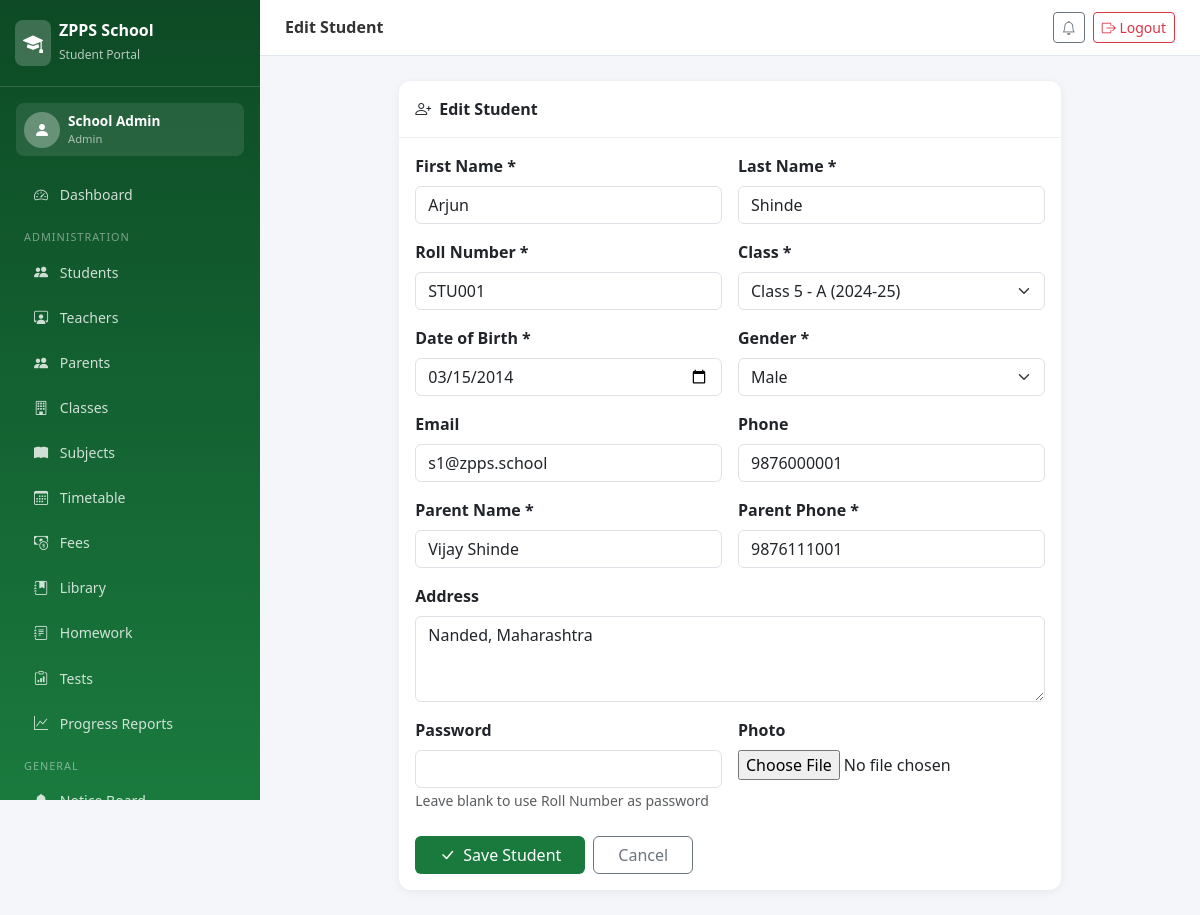
The page /students/1/edit/ (signed in) on the database its author committed.
### portal/models.py (models this page shows, shortened)
class Student(models.Model):
    GENDER_CHOICES = [('M', 'Male'), ('F', 'Female'), ('O', 'Other')]
    user = models.OneToOneField(User, on_delete=models.CASCADE)
    roll_number = models.CharField(max_length=20, unique=True)
    student_class = models.ForeignKey(Class, on_delete=models.SET_NULL, null=True)
    date_of_birth = models.DateField()
    gender = models.CharField(max_length=1, choices=GENDER_CHOICES)
    phone = models.CharField(max_length=15, blank=True)
    address = models.TextField(blank=True)
    parent_name = models.CharField(max_length=100)
    parent_phone = models.CharField(max_length=15)
    admission_date = models.DateField(auto_now_add=True)
    photo = models.ImageField(upload_to='student_photos/', blank=True, null=True)
    is_active = models.BooleanField(default=True)

### portal/views.py (the view, shortened to what this page needs)
# urls.py: path('students/<int:pk>/edit/', views.edit_student, name='edit_student'),
@login_required
def edit_student(request, pk):
    student = get_object_or_404(Student, pk=pk)
    initial = {
        'first_name': student.user.first_name,
        'last_name': student.user.last_name,
        'email': student.user.email,
    }
    form = StudentForm(instance=student, initial=initial)
    return render(request, 'portal/admin/student_form.html', {'form': form, 'title': 'Edit Student', 'student': student})

### portal/models.py (called while the page is built)
    def __str__(self):
        return f"{self.name} - {self.section} ({self.academic_year})"

### templates/portal/admin/student_form.html (shortened to what this page needs)
{% extends 'portal/base.html' %}
{% block page_title %}{{ title }}{% endblock %}
{% block content %}
<div class="row justify-content-center">
    <div class="col-lg-9">
        <div class="card">
            <div class="card-header py-3"><i class="bi bi-person-plus me-2"></i>{{ title }}</div>
            <div class="card-body">
                <form method="post" enctype="multipart/form-data">
                    <div class="row g-3">
                        <div class="col-md-6"><label class="form-label fw-semibold">First Name *</label>{{ form.first_name }}</div>
                        <div class="col-md-6"><label class="form-label fw-semibold">Last Name *</label>{{ form.last_name }}</div>
                        <div class="col-md-6"><label class="form-label fw-semibold">Roll Number *</label>{{ form.roll_number }}</div>
                        <div class="col-md-6"><label class="form-label fw-semibold">Class *</label>{{ form.student_class }}</div>
                        <div class="col-md-6"><label class="form-label fw-semibold">Date of Birth *</label>{{ form.date_of_birth }}</div>
                        <div class="col-md-6"><label class="form-label fw-semibold">Gender *</label>{{ form.gender }}</div>
                        <div class="col-md-6"><label class="form-label fw-semibold">Email</label>{{ form.email }}</div>
                        <div class="col-md-6"><label class="form-label fw-semibold">Phone</label>{{ form.phone }}</div>
                        <div class="col-md-6"><label class="form-label fw-semibold">Parent Name *</label>{{ form.parent_name }}</div>
                        <div class="col-md-6"><label class="form-label fw-semibold">Parent Phone *</label>{{ form.parent_phone }}</div>
                        <div class="col-12"><label class="form-label fw-semibold">Address</label>{{ form.address }}</div>
                        <div class="col-md-6"><label class="form-label fw-semibold">Password</label>{{ form.password }}<small class="text-muted">Leave blank to use Roll Number as password</small></div>
                        <div class="col-md-6"><label class="form-label fw-semibold">Photo</label>{{ form.photo }}</div>
                    </div>
                    <div class="mt-4 d-flex gap-2">
                        <button type="submit" class="btn btn-zpps px-4"><i class="bi bi-check-lg me-2"></i>Save Student</button>
                        <a href="{% url 'manage_students' %}" class="btn btn-outline-secondary px-4">Cancel</a>
                    </div>
                </form>
            </div>
        </div>
    </div>
</div>
{% endblock %}

### templates/portal/base.html (shortened to what this page needs)
<!DOCTYPE html>
<html lang="en">
<head>
    <link href="https://cdn.jsdelivr.net/npm/bootstrap@5.3.0/dist/css/bootstrap.min.css" rel="stylesheet">
    <link href="https://cdn.jsdelivr.net/npm/bootstrap-icons@1.11.0/font/bootstrap-icons.css" rel="stylesheet">
</head>
<body>
<nav class="sidebar" id="sidebar">
    <div class="sidebar-brand">
        <div class="d-flex align-items-center gap-2">
            <div style="background:rgba(255,255,255,0.2);border-radius:8px;padding:8px;">
                <i class="bi bi-mortarboard-fill text-white fs-5"></i>
            </div>
            <div><h5>ZPPS School</h5><small>Student Portal</small></div>
        </div>
    </div>
    {% if user.is_authenticated %}
    <div class="p-3">
        <div class="d-flex align-items-center gap-2 p-2" style="background:rgba(255,255,255,0.1);border-radius:8px;">
            <div style="background:rgba(255,255,255,0.3);border-radius:50%;width:36px;height:36px;display:flex;align-items:center;justify-content:center;">
                <i class="bi bi-person-fill text-white"></i>
            </div>
            <div>
                <div style="color:#fff;font-size:0.85rem;font-weight:600;">{{ user.get_full_name|default:user.username }}</div>
                <div style="color:rgba(255,255,255,0.6);font-size:0.7rem;">
                    {% if user.is_superuser %}Admin{% else %}{% if user.teacher %}Teacher{% else %}{% if user.student %}Student{% else %}{% if user.parent %}Parent{% endif %}{% endif %}{% endif %}{% endif %}
                </div>
            </div>
        </div>
    </div>
    <ul class="nav flex-column px-1 pb-4">
        <li><a class="nav-link" href="{% url 'dashboard' %}"><i class="bi bi-speedometer2"></i> Dashboard</a></li>
        {% if user.is_superuser %}
        <li><div class="nav-section">Administration</div></li>
        <li><a class="nav-link" href="{% url 'manage_students' %}"><i class="bi bi-people-fill"></i> Students</a></li>
        <li><a class="nav-link" href="{% url 'manage_teachers' %}"><i class="bi bi-person-workspace"></i> Teachers</a></li>
        <li><a class="nav-link" href="{% url 'manage_parents' %}"><i class="bi bi-people-fill"></i> Parents</a></li>
        <li><a class="nav-link" href="{% url 'manage_classes' %}"><i class="bi bi-building"></i> Classes</a></li>
        <li><a class="nav-link" href="{% url 'manage_subjects' %}"><i class="bi bi-book-fill"></i> Subjects</a></li>
        <li><a class="nav-link" href="{% url 'view_timetable' %}"><i class="bi bi-calendar3"></i> Timetable</a></li>
        <li><a class="nav-link" href="{% url 'manage_fees' %}"><i class="bi bi-cash-coin"></i> Fees</a></li>
        <li><a class="nav-link" href="{% url 'library' %}"><i class="bi bi-journal-bookmark-fill"></i> Library</a></li>
        <li><a class="nav-link" href="{% url 'homework' %}"><i class="bi bi-journal-text"></i> Homework</a></li>
        <li><a class="nav-link" href="{% url 'class_tests' %}"><i class="bi bi-clipboard-data"></i> Tests</a></li>
        <li><a class="nav-link" href="{% url 'all_progress' %}"><i class="bi bi-graph-up"></i> Progress Reports</a></li>
        {% endif %}
        <li><div class="nav-section">General</div></li>
        <li><a class="nav-link" href="{% url 'notice_board' %}"><i class="bi bi-bell-fill"></i> Notice Board</a></li>
    </ul>
    {% endif %}
</nav>
<div class="main-content">
    <div class="topbar">
        <div class="d-flex align-items-center gap-3">
            <h6>{% block page_title %}ZPPS Portal{% endblock %}</h6>
        </div>
        <div class="d-flex align-items-center gap-2">
            <a href="{% url 'notice_board' %}" class="btn btn-sm btn-outline-secondary"><i class="bi bi-bell"></i></a>
            <a href="{% url 'logout' %}" class="btn btn-sm btn-outline-danger"><i class="bi bi-box-arrow-right"></i> Logout</a>
        </div>
    </div>
    <div class="page-body">
        {% block content %}{% endblock %}
    </div>
</div>
</body>
</html>

### templates/portal/base.html (style rules this page uses)
:root { --zpps-green: #1a7a3e; --zpps-light: #e8f5ee; --zpps-dark: #0d4a25; --sidebar-width: 260px; }
body { background: #f4f6f9; font-family: 'Segoe UI', sans-serif; }
.sidebar { width: var(--sidebar-width); height: 100vh; background: linear-gradient(180deg, var(--zpps-dark) 0%, var(--zpps-green) 100%); position: fixed; top: 0; left: 0; z-index: 1000; overflow-y: auto; overflow-x: hidden; }
.sidebar-brand { padding: 20px 15px; border-bottom: 1px solid rgba(255,255,255,0.15); }
.sidebar-brand h5 { color: #fff; font-weight: 700; margin: 0; font-size: 1rem; }
.sidebar-brand small { color: rgba(255,255,255,0.7); font-size: 0.75rem; }
.sidebar .nav-link { color: rgba(255,255,255,0.8); padding: 10px 20px; border-radius: 8px; margin: 2px 10px; transition: all 0.2s; font-size: 0.88rem; }
.sidebar .nav-link i { width: 20px; margin-right: 8px; }
.nav-section { color: rgba(255,255,255,0.45); font-size: 0.68rem; text-transform: uppercase; padding: 12px 20px 4px; letter-spacing: 1px; }
.main-content { margin-left: var(--sidebar-width); }
.topbar { background: #fff; padding: 12px 25px; border-bottom: 1px solid #e2e8f0; display: flex; align-items: center; justify-content: space-between; position: sticky; top: 0; z-index: 100; }
.topbar h6 { margin: 0; font-weight: 600; color: #333; }
.page-body { padding: 25px; }
.card { border: none; border-radius: 12px; box-shadow: 0 2px 10px rgba(0,0,0,0.06); }
.card-header { background: #fff; border-bottom: 1px solid #f0f0f0; font-weight: 600; border-radius: 12px 12px 0 0 !important; }
.btn-zpps { background: var(--zpps-green); color: #fff; border: none; }

### rows shown on the page
Student: roll_number "STU001", student_class "Class 5 - A (2024-25)", date_of_birth "03/15/2014", gender "Male", phone "9876000001", parent_name "Vijay Shinde", parent_phone "9876111001", address "Nanded, Maharashtra"

### other values the page prints
{{ user.get_full_name|default:user.username }} "School Admin"
{{ title }} "Edit Student"
